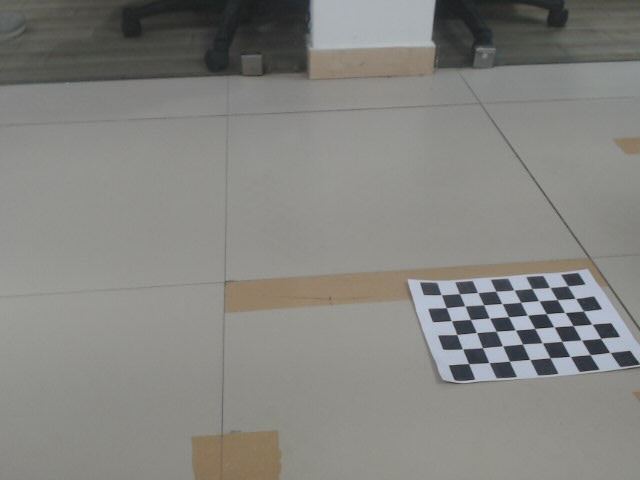
#> input picture Deva/backup/raw_photos/left.jpg, 640 x 480 px, given in place of football_left.mp4, which was not available
$ python direct_2_videostitch.py
#> lines starting #> are read from the running program, lines starting #| are printed output that depends on the picture; pictures that were not available may be replaced by others from this repository, and a replacement may not be noted
import sys, os
import cv2
import numpy as np
from matplotlib import pyplot as plt

def findHomoMatrix(img1, img2):
    sift=cv2.SIFT_create()
    gray = cv2.cvtColor(img1, cv2.COLOR_BGR2GRAY)
    gray2 = cv2.cvtColor(img2, cv2.COLOR_BGR2GRAY)
    point1, descriptor1=sift.detectAndCompute(gray,None)
    point2, descriptor2 =sift.detectAndCompute(gray2,None)

    flannIndexKDTree = 0
    indexParam = {'algorithm': flannIndexKDTree, 'trees': 5}
    searchParam = {'checks': 50}

    flann = cv2.FlannBasedMatcher(indexParam, searchParam)

    matches = flann.knnMatch(descriptor1,descriptor2,k=2)

    # keep good matches of points
    goodMatches = []
    for x,y in matches:
        if x.distance < 0.7*y.distance:
            goodMatches.append(x)

    srcPoints = np.float32([ point1[x.queryIdx].pt for x in goodMatches ]).reshape(-1,1,2)#cordinates of the points
    dstPoints = np.float32([ point2[x.trainIdx].pt for x in goodMatches ]).reshape(-1,1,2)

    M, mask = cv2.findHomography(srcPoints, dstPoints, cv2.RANSAC,5.0)
    print('homography matrix found:')
    print(M)
    return M

def warpTwoImages(img1, img2, H):
    '''warp img2 to img1 with homograph matrix H'''
    height1,width1 = img1.shape[:2]
    height2,width2 = img2.shape[:2]
    p1 = np.float32([[0,0],[0,height1],[width1,height1],[width1,0]]).reshape(-1,1,2)
    p2 = np.float32([[0,0],[0,height2],[width2,height2],[width2,0]]).reshape(-1,1,2)
    p3 = cv2.perspectiveTransform(p2, H)

    #combint two images and reshape the image size
    points = np.concatenate((p1, p3), axis=0)
    [xmin, ymin] = np.int32(points.min(axis=0).ravel() - 0.5)
    [xmax, ymax] = np.int32(points.max(axis=0).ravel() + 0.5)
    M = np.array([[1,0,-xmin],[0,1,-ymin],[0,0,1]])

    outputImg = cv2.warpPerspective(img2, M.dot(H), (xmax-xmin, ymax-ymin))
    outputImg[-ymin:height1-ymin,-xmin:width1-xmin] = img1
    return outputImg


#step1: capture the video and get the frames
cap1=cv2.VideoCapture(os.getcwd() + '//football_left.mp4')
cap2=cv2.VideoCapture(os.getcwd() + '//football_mid.mp4')
#cap3 = cv2.VideoCapture(os.getcwd() + '//football_right.mp4')

#frameCount=int(cap1.get(cv.CV_CAP_PROP_FRAME_COUNT))
frameCount=int(cap1.get(7))

#stitch the first 3 frames, get homography matrices used in the remaining frames
if not cap1.isOpened():
    print('cannot open video 1')

#step 1: capture frame
ret,img1=cap1.read()
#> img1 is the input picture: shape (480, 640, 3); mean B, G, R 128.6, 132.4, 132.6
ret,img2=cap2.read()
#ret,img3=cap3.read()

###################################################
#step2: find SIFT features in left and mid images and apply the ratio test to find the best matches, and find homography matrix
M1=findHomoMatrix(img1,img2)
#> in findHomoMatrix, `gray = cv2.cvtColor(img1, cv2.COLOR_BGR2GRAY)`:
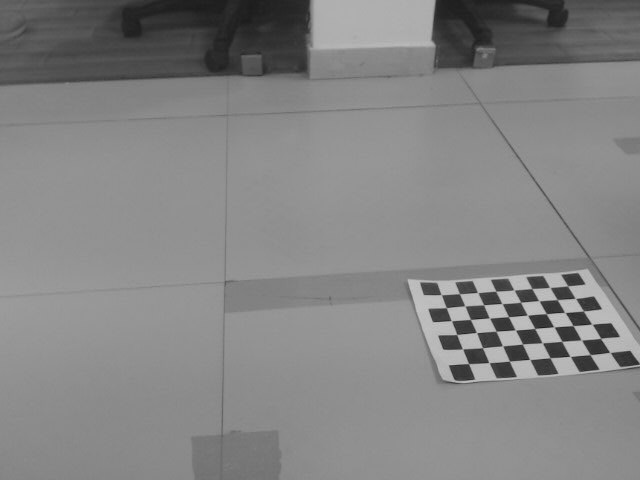
#> gray: shape (480, 640); min 27, max 201, mean 132.1
#> in findHomoMatrix, `point1, descriptor1=sift.detectAndCompute(gray,None)`: point1 = 283 keypoints; strongest (x, y, size): (438, 315, 10), (590, 303, 9.9), (625, 358, 11), (529, 337, 10)
#> in findHomoMatrix, `point2, descriptor2 =sift.detectAndCompute(gray2,None)`: point2 has the same summary as point1
#> in findHomoMatrix, `matches = flann.knnMatch(descriptor1,descriptor2,k=2)`: matches = 283 matches
#> in findHomoMatrix, `srcPoints = np.float32([ point1[x.queryIdx].pt for x in goodMatches ])..`: srcPoints = 283 rows, first 8: [123, 77.67], [131.4, 24.7], [177.4, 129.8], [207.3, 75.13], [218.2, 63.03], [239.9, 72.82], [242.7, 56.36], [258.6, 52.95]
#> in findHomoMatrix, `dstPoints = np.float32([ point2[x.trainIdx].pt for x in goodMatches ])..`: dstPoints has the same summary as srcPoints
#> in findHomoMatrix, `M, mask = cv2.findHomography(srcPoints, dstPoints, cv2.RANSAC,5.0)`: M = [[1, 1.13e-14, 1.35e-12], [-4.71e-15, 1, 1.19e-12], [-2e-17, 2.4e-17, 1]]; mask = 283 values from 1 to 1
#| [[ 1.00000000e+00  1.13336586e-14  1.35373532e-12]
#|  [-4.70922707e-15  1.00000000e+00  1.18554741e-12]
#|  [-2.00437315e-17  2.40437353e-17  1.00000000e+00]]
#> M1 has the same summary as M in findHomoMatrix


cv2.imshow("raw img 1",img1)
cv2.imwrite("image1.png", img1)  # Change the filename and extension as needed
cv2.waitKey(0)
cv2.destroyAllWindows()

cv2.imshow("raw img 2",img2)
cv2.imwrite("image2.png", img2)  # Change the filename and extension as needed
cv2.waitKey(0)
cv2.destroyAllWindows()


#step3: stitch left and mid images
leftAndMid=warpTwoImages(img2,img1,M1)
#> in warpTwoImages, `p3 = cv2.perspectiveTransform(p2, H)`: p3 = [[1.35e-12, 1.19e-12], [6.79e-12, 480], [640, 480], [640, -1.83e-12]]
#> in warpTwoImages, `points = np.concatenate((p1, p3), axis=0)`: points = [[0, 0], [0, 480], [640, 480], [640, 0], [1.35e-12, 1.19e-12], [6.79e-12, 480], [640, 480], [640, -1.83e-12]]
#> in warpTwoImages, `[xmin, ymin] = np.int32(points.min(axis=0).ravel() - 0.5)`: xmin = 0
#> in warpTwoImages, `[xmax, ymax] = np.int32(points.max(axis=0).ravel() + 0.5)`: xmax = 640; ymax = 480
#> in warpTwoImages, `M = np.array([[1,0,-xmin],[0,1,-ymin],[0,0,1]])`: M = [[1, 0, 0], [0, 1, 0], [0, 0, 1]]

#crop the resulting image because its out of the field, not of our interest
width1=len(leftAndMid)
#> width1 = 480
length1=len(leftAndMid[1,:])
#> length1 = 640

cv2.imshow("uncropeed merged",leftAndMid)
cv2.waitKey(0)
cv2.destroyAllWindows()


img4=leftAndMid[100:(5*width1//9),(length1//10):]#remove unnecessary edges of the frames.
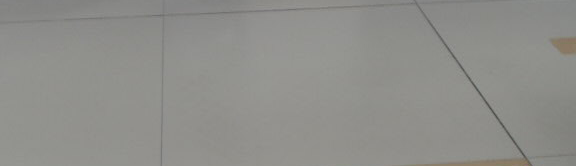
#> img4: shape (166, 576, 3); mean B, G, R 138.8, 142.8, 142.9

cv2.imshow("img4",img4)
cv2.waitKey(0)
cv2.destroyAllWindows()

panorama=img4[(width1//8):(4*width1//7),1:19*length1//20]#crop the picture because otherwise it will be too big for later process.
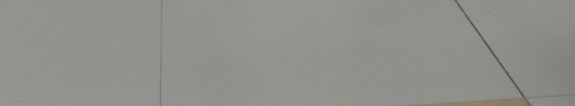
#> panorama: shape (106, 575, 3); mean B, G, R 139.6, 144.2, 144.3


cv2.imshow("cropped",panorama)
cv2.imwrite("new.jpeg",panorama)
cv2.waitKey(0)
cv2.destroyAllWindows()


# [10 lines of commented-out code are left out]
panorama=cv2.resize(panorama,(0,0),fx=0.4,fy=0.4)
#> panorama: shape (42, 230, 3)

cv2.imshow("resizedd panorama",img4)
cv2.waitKey(0)
cv2.destroyAllWindows()


height,width,layer=panorama.shape
#> height = 42; width = 230; layer = 3

fourcc = cv2.VideoWriter_fourcc('m', 'p', '4', 'v') # note the lower case
video = cv2.VideoWriter(os.getcwd() + '//panorama.mov',fourcc,fps=24,frameSize=(width,height),isColor=1)

video.write(panorama)

#do the same to all the remaining frames
for x in range(0, frameCount-1):

    if not cap1.isOpened():
        print('cannot open video 1')

    ret,img1=cap1.read()
    ret,img2=cap2.read()
#    ret,img3=cap3.read()


    if not ret:
        continue

    leftAndMid=warpTwoImages(img2,img1,M1)

    img4=leftAndMid[100:(5*width1//9),(length1//10):]#img4=rightAndMid[(width/8):(7*width/13),1:(17*length/20)]

    panorama=img4 #warpTwoImages(img4,img3,M2)

    panorama=panorama[(width1//8):(4*width1//7),1:19*length1//20]
    panorama=cv2.resize(panorama,(0,0),fx=0.4,fy=0.4)
    video.write(panorama)

$ run again, on Deva/backup/raw_photos/right.jpg
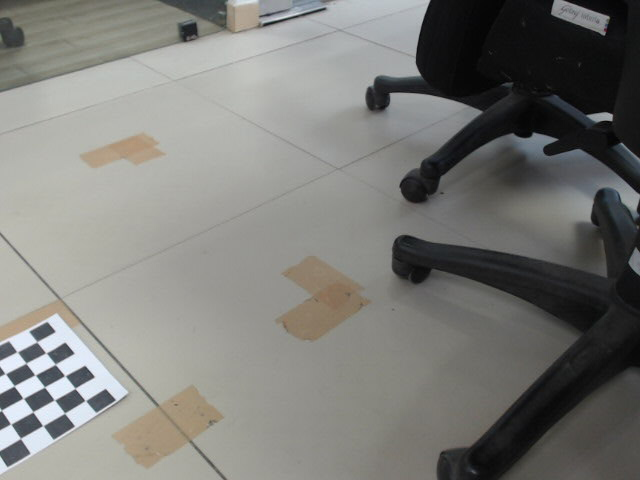
#> input picture Deva/backup/raw_photos/right.jpg, 640 x 480 px, given in place of football_left.mp4, which was not available
#> img1 is the input picture: shape (480, 640, 3); mean B, G, R 120, 123.9, 123.9
#> point1 = 303 keypoints; strongest (x, y, size): (82, 376, 11.6), (27, 426, 12.5), (39, 400, 11.7), (70, 401, 11.6)
#> point2 has the same summary as point1
#> matches = 303 matches
#> srcPoints = 303 rows, first 8: [2.58, 368], [2.67, 394], [3.06, 345.5], [3.15, 407.4], [6.09, 13.43], [7.09, 237.7], [7.96, 242.4], [7.96, 242.4]
#> dstPoints has the same summary as srcPoints
#> in findHomoMatrix, `M, mask = cv2.findHomography(srcPoints, dstPoints, cv2.RANSAC,5.0)`: M = [[1, -9.92e-16, 6.63e-13], [-1.12e-15, 1, 5.63e-13], [-5.15e-18, -2.89e-18, 1]]; mask = 303 values from 1 to 1
#| [[ 1.00000000e+00 -9.92399199e-16  6.63474523e-13]
#|  [-1.11655279e-15  1.00000000e+00  5.63347374e-13]
#|  [-5.14603719e-18 -2.89198281e-18  1.00000000e+00]]
#> M1 has the same summary as M in findHomoMatrix
#> p3 = [[6.63e-13, 5.63e-13], [1.87e-13, 480], [640, 480], [640, -1.51e-13]]
#> points = [[0, 0], [0, 480], [640, 480], [640, 0], [6.63e-13, 5.63e-13], [1.87e-13, 480], [640, 480], [640, -1.51e-13]]
#> xmin = 0
#> xmax = 640; ymax = 480
#> in warpTwoImages, `M = np.array([[1,0,-xmin],[0,1,-ymin],[0,0,1]])`: M = [[1, 0, 0], [0, 1, 0], [0, 0, 1]]
#> `width1=len(leftAndMid)`: width1 = 480
#> length1 = 640
#> `img4=leftAndMid[100:(5*width1//9),(length1//10):]#remove unnecessary e..`:
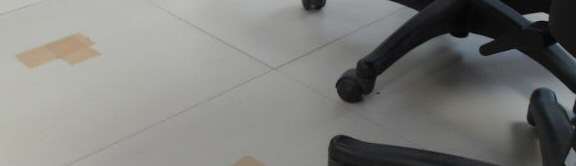
#> img4: shape (166, 576, 3); mean B, G, R 122.8, 125.7, 125.3
#> `panorama=img4[(width1//8):(4*width1//7),1:19*length1//20]#crop the pic..`:
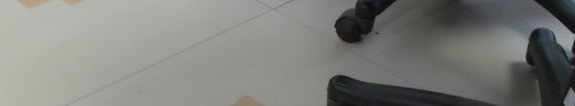
#> panorama: shape (106, 575, 3); mean B, G, R 123.5, 126.8, 126.5
